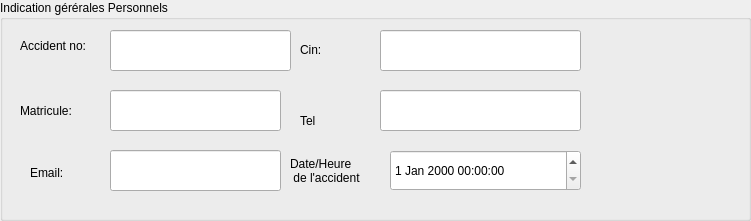
           <widget class="QGroupBox" name="groupBox_16">
            <property name="geometry">
             <rect>
              <x>10</x>
              <y>10</y>
              <width>751</width>
              <height>221</height>
             </rect>
            </property>
            <property name="title">
             <string>Indication gérérales Personnels</string>
            </property>
            <widget class="QLabel" name="label_91">
             <property name="geometry">
              <rect>
               <x>20</x>
               <y>30</y>
               <width>81</width>
               <height>31</height>
              </rect>
             </property>
             <property name="text">
              <string>Accident no:</string>
             </property>
            </widget>
            <widget class="QLabel" name="LeNom_4">
             <property name="geometry">
              <rect>
               <x>20</x>
               <y>100</y>
               <width>91</width>
               <height>21</height>
              </rect>
             </property>
             <property name="text">
              <string>Matricule:</string>
             </property>
            </widget>
            <widget class="QLabel" name="label_102">
             <property name="geometry">
              <rect>
               <x>290</x>
               <y>150</y>
               <width>171</width>
               <height>41</height>
              </rect>
             </property>
             <property name="text">
              <string>Date/Heure
 de l'accident</string>
             </property>
            </widget>
            <widget class="QLineEdit" name="accid">
             <property name="geometry">
              <rect>
               <x>110</x>
               <y>30</y>
               <width>181</width>
               <height>41</height>
              </rect>
             </property>
            </widget>
            <widget class="QLineEdit" name="Mat">
             <property name="geometry">
              <rect>
               <x>110</x>
               <y>90</y>
               <width>171</width>
               <height>41</height>
              </rect>
             </property>
            </widget>
            <widget class="QLineEdit" name="tel">
             <property name="geometry">
              <rect>
               <x>380</x>
               <y>90</y>
               <width>201</width>
               <height>41</height>
              </rect>
             </property>
            </widget>
            <widget class="QLineEdit" name="Email">
             <property name="geometry">
              <rect>
               <x>110</x>
               <y>150</y>
               <width>171</width>
               <height>41</height>
              </rect>
             </property>
            </widget>
            <widget class="QLabel" name="label_103">
             <property name="geometry">
              <rect>
               <x>300</x>
               <y>110</y>
               <width>41</width>
               <height>21</height>
              </rect>
             </property>
             <property name="text">
              <string>Tel</string>
             </property>
            </widget>
            <widget class="QLabel" name="label_104">
             <property name="geometry">
              <rect>
               <x>300</x>
               <y>40</y>
               <width>51</width>
               <height>20</height>
              </rect>
             </property>
             <property name="text">
              <string>Cin:</string>
             </property>
            </widget>
            <widget class="QLabel" name="label_105">
             <property name="geometry">
              <rect>
               <x>30</x>
               <y>163</y>
               <width>51</width>
               <height>20</height>
              </rect>
             </property>
             <property name="text">
              <string>Email:</string>
             </property>
            </widget>
            <widget class="QLineEdit" name="LeCina">
             <property name="geometry">
              <rect>
               <x>380</x>
               <y>30</y>
               <width>201</width>
               <height>41</height>
              </rect>
             </property>
            </widget>
            <widget class="QDateTimeEdit" name="dateTimeEdit">
             <property name="geometry">
              <rect>
               <x>390</x>
               <y>150</y>
               <width>191</width>
               <height>41</height>
              </rect>
             </property>
            </widget>
            <widget class="QCalendarWidget" name="calendarWidget">
             <property name="geometry">
              <rect>
               <x>910</x>
               <y>100</y>
               <width>312</width>
               <height>183</height>
              </rect>
             </property>
            </widget>
           </widget>
